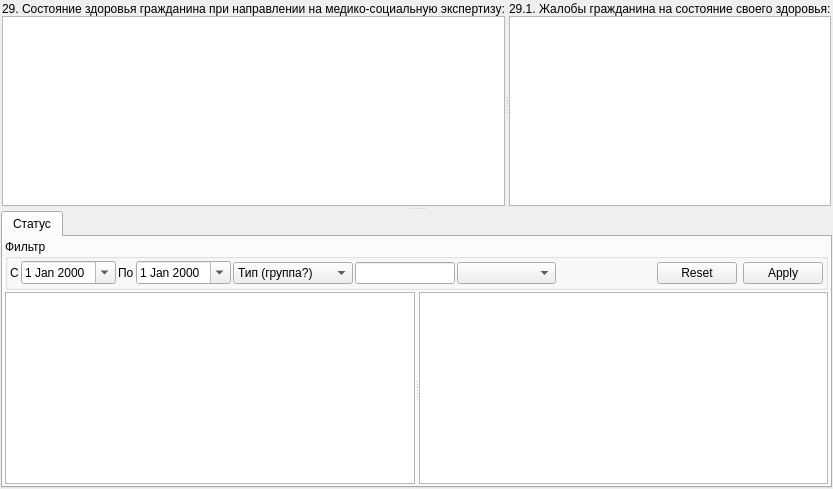
          <widget class="QWidget" name="tabStatus">
           <attribute name="title">
            <string>Статус (п.29)</string>
           </attribute>
           <layout class="QGridLayout" name="gridLayout_50">
            <property name="margin">
             <number>1</number>
            </property>
            <property name="spacing">
             <number>1</number>
            </property>
            <item row="0" column="0">
             <widget class="QSplitter" name="splStatus">
              <property name="orientation">
               <enum>Qt::Vertical</enum>
              </property>
              <widget class="QWidget" name="tabHealthClientDirectionMSI" native="true">
               <layout class="QGridLayout" name="gridLayout_18">
                <property name="margin">
                 <number>1</number>
                </property>
                <property name="spacing">
                 <number>1</number>
                </property>
                <item row="0" column="0">
                 <widget class="QSplitter" name="splitter">
                  <property name="orientation">
                   <enum>Qt::Horizontal</enum>
                  </property>
                  <widget class="QWidget" name="layoutWidget">
                   <layout class="QGridLayout" name="gridLayout_17">
                    <property name="spacing">
                     <number>0</number>
                    </property>
                    <item row="0" column="0">
                     <widget class="QLabel" name="lblHealthClientDirectionMSI">
                      <property name="text">
                       <string>29. Состояние здоровья гражданина при направлении на медико-социальную экспертизу:</string>
                      </property>
                     </widget>
                    </item>
                    <item row="1" column="0">
                     <widget class="QTextEdit" name="edtHealthClientDirectionMSI"/>
                    </item>
                   </layout>
                  </widget>
                  <widget class="QWidget" name="layoutWidget_2">
                   <layout class="QGridLayout" name="gridLayout_16">
                    <property name="spacing">
                     <number>0</number>
                    </property>
                    <item row="1" column="0">
                     <widget class="QTextEdit" name="edtComplaintsAboutStateHealth"/>
                    </item>
                    <item row="0" column="0">
                     <widget class="QLabel" name="lblComplaintsAboutStateHealth">
                      <property name="text">
                       <string>29.1. Жалобы гражданина на состояние своего здоровья:</string>
                      </property>
                     </widget>
                    </item>
                   </layout>
                  </widget>
                 </widget>
                </item>
               </layout>
              </widget>
              <widget class="QTabWidget" name="tabAmbCardContent_29">
               <property name="tabPosition">
                <enum>QTabWidget::North</enum>
               </property>
               <property name="currentIndex">
                <number>0</number>
               </property>
               <widget class="QWidget" name="tabAmbCardStatus_29">
                <attribute name="title">
                 <string>Статус</string>
                </attribute>
                <layout class="QGridLayout" name="_8">
                 <property name="margin">
                  <number>2</number>
                 </property>
                 <property name="spacing">
                  <number>2</number>
                 </property>
                 <item row="1" column="0">
                  <widget class="QFrame" name="frmAmbCardStatusAction_29">
                   <property name="sizePolicy">
                    <sizepolicy hsizetype="Preferred" vsizetype="Expanding">
                     <horstretch>0</horstretch>
                     <verstretch>0</verstretch>
                    </sizepolicy>
                   </property>
                   <property name="frameShape">
                    <enum>QFrame::NoFrame</enum>
                   </property>
                   <property name="frameShadow">
                    <enum>QFrame::Raised</enum>
                   </property>
                   <layout class="QGridLayout" name="_10">
                    <property name="margin">
                     <number>0</number>
                    </property>
                    <property name="spacing">
                     <number>0</number>
                    </property>
                    <item row="0" column="0">
                     <widget class="QSplitter" name="splitterAmbCardStatusAction_29">
                      <property name="orientation">
                       <enum>Qt::Horizontal</enum>
                      </property>
                      <widget class="CRegistryActionsTableView" name="tblAmbCardStatusActions_29"/>
                      <widget class="CActionPropertiesTableView" name="tblAmbCardStatusActionProperties_29"/>
                     </widget>
                    </item>
                   </layout>
                  </widget>
                 </item>
                 <item row="0" column="0">
                  <widget class="QGroupBox" name="frmAmbCardStatusFilter_29">
                   <property name="sizePolicy">
                    <sizepolicy hsizetype="Preferred" vsizetype="Minimum">
                     <horstretch>0</horstretch>
                     <verstretch>0</verstretch>
                    </sizepolicy>
                   </property>
                   <property name="title">
                    <string>Фильтр</string>
                   </property>
                   <layout class="QGridLayout" name="_9">
                    <property name="margin">
                     <number>2</number>
                    </property>
                    <property name="spacing">
                     <number>2</number>
                    </property>
                    <item row="0" column="0">
                     <widget class="QLabel" name="lblAmbCardStatusBegDate_29">
                      <property name="text">
                       <string>С</string>
                      </property>
                     </widget>
                    </item>
                    <item row="0" column="1">
                     <widget class="CDateEdit" name="edtAmbCardStatusBegDate_29">
                      <property name="calendarPopup">
                       <bool>true</bool>
                      </property>
                     </widget>
                    </item>
                    <item row="0" column="2">
                     <widget class="QLabel" name="lblAmbCardStatusEndDate_29">
                      <property name="text">
                       <string>По</string>
                      </property>
                     </widget>
                    </item>
                    <item row="0" column="3">
                     <widget class="CDateEdit" name="edtAmbCardStatusEndDate_29">
                      <property name="calendarPopup">
                       <bool>true</bool>
                      </property>
                     </widget>
                    </item>
                    <item row="0" column="4">
                     <widget class="CActionTypeComboBox" name="cmbAmbCardStatusGroup_29">
                      <property name="minimumSize">
                       <size>
                        <width>120</width>
                        <height>0</height>
                       </size>
                      </property>
                      <item>
                       <property name="text">
                        <string>Тип (группа?)</string>
                       </property>
                      </item>
                     </widget>
                    </item>
                    <item row="0" column="5">
                     <widget class="QLineEdit" name="edtAmbCardStatusOffice_29">
                      <property name="sizePolicy">
                       <sizepolicy hsizetype="Maximum" vsizetype="Fixed">
                        <horstretch>0</horstretch>
                        <verstretch>0</verstretch>
                       </sizepolicy>
                      </property>
                      <property name="minimumSize">
                       <size>
                        <width>60</width>
                        <height>0</height>
                       </size>
                      </property>
                      <property name="maximumSize">
                       <size>
                        <width>100</width>
                        <height>16777215</height>
                       </size>
                      </property>
                      <property name="maxLength">
                       <number>10</number>
                      </property>
                      <property name="readOnly">
                       <bool>false</bool>
                      </property>
                     </widget>
                    </item>
                    <item row="0" column="6">
                     <widget class="COrgStructureComboBox" name="cmbAmbCardStatusOrgStructure_29">
                      <property name="sizePolicy">
                       <sizepolicy hsizetype="Expanding" vsizetype="Fixed">
                        <horstretch>0</horstretch>
                        <verstretch>0</verstretch>
                       </sizepolicy>
                      </property>
                      <property name="minimumSize">
                       <size>
                        <width>80</width>
                        <height>0</height>
                       </size>
                      </property>
                     </widget>
                    </item>
                    <item row="0" column="7">
                     <spacer>
                      <property name="orientation">
                       <enum>Qt::Horizontal</enum>
                      </property>
                      <property name="sizeHint" stdset="0">
                       <size>
                        <width>16</width>
                        <height>24</height>
                       </size>
                      </property>
                     </spacer>
                    </item>
                    <item row="0" column="8">
                     <widget class="QDialogButtonBox" name="btnAmbCardStatusButtonBox_29">
                      <property name="sizePolicy">
                       <sizepolicy hsizetype="Maximum" vsizetype="Fixed">
                        <horstretch>0</horstretch>
                        <verstretch>0</verstretch>
                       </sizepolicy>
                      </property>
                      <property name="orientation">
                       <enum>Qt::Horizontal</enum>
                      </property>
                      <property name="standardButtons">
                       <set>QDialogButtonBox::Apply|QDialogButtonBox::Reset</set>
                      </property>
                     </widget>
                    </item>
                   </layout>
                  </widget>
                 </item>
                </layout>
               </widget>
              </widget>
             </widget>
            </item>
           </layout>
          </widget>
